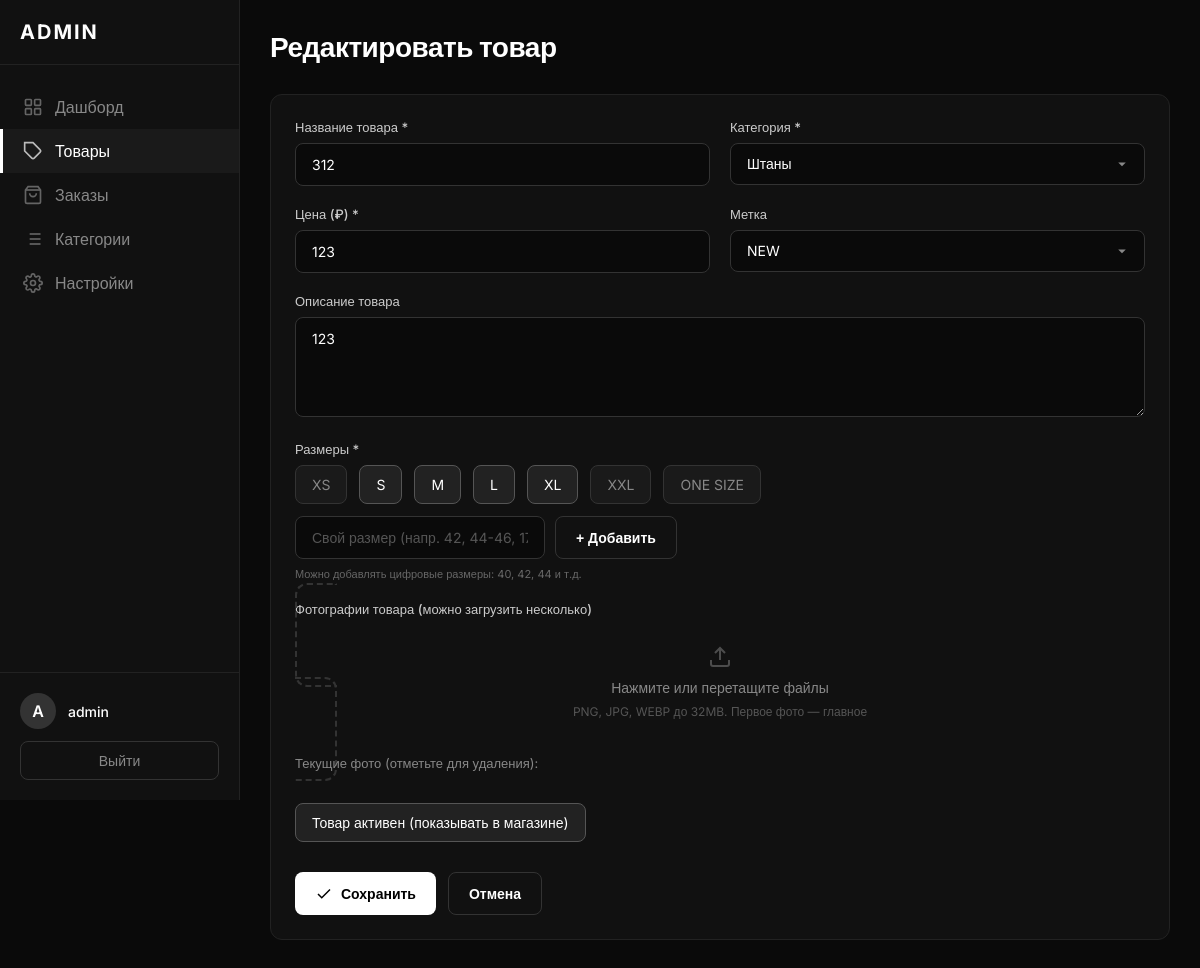
The page /admin/products/edit/1 (signed in) on the database its author committed.
### tables this page shows
CREATE TABLE products (
            id INTEGER PRIMARY KEY AUTOINCREMENT,
            name TEXT NOT NULL,
            category_id INTEGER,
            price INTEGER NOT NULL,
            description TEXT,
            images TEXT DEFAULT '[]',
            sizes TEXT DEFAULT '["S","M","L","XL"]',
            tag TEXT,
            active INTEGER DEFAULT 1,
            created_at TIMESTAMP DEFAULT CURRENT_TIMESTAMP,
            FOREIGN KEY (category_id) REFERENCES categories (id)
        );

CREATE TABLE categories (
            id INTEGER PRIMARY KEY AUTOINCREMENT,
            name TEXT NOT NULL,
            slug TEXT UNIQUE NOT NULL
        );

### app.py (the view, shortened to what this page needs)
@app.route('/admin/products/edit/<int:product_id>', methods=['GET', 'POST'])
@login_required
def admin_edit_product(product_id):
    conn = get_db()
    cursor = conn.cursor()
    cursor.execute('SELECT * FROM products WHERE id = ?', (product_id,))
    product = cursor.fetchone()
    if not product:
        conn.close()
        return redirect(url_for('admin_products'))
    cursor.execute('SELECT * FROM categories ORDER BY id')
    categories = cursor.fetchall()
    conn.close()
    return render_template('admin_product_form.html', categories=categories, product=product)

### app.py (called while the page is built)
def get_db():
    conn = sqlite3.connect('shop.db')
    conn.row_factory = sqlite3.Row
    return conn

def login_required(f):
    @wraps(f)
    def decorated_function(*args, **kwargs):
        if 'admin_id' not in session:
            return redirect(url_for('admin_login'))
        return f(*args, **kwargs)
    return decorated_function

### templates/admin_product_form.html (shortened to what this page needs)
{% extends "admin_base.html" %}
{% block content %}
<div class="page-header">
    <h1 class="page-title">{{ 'Редактировать товар' if product else 'Новый товар' }}</h1>
</div>
<div class="card">
    <form method="POST" enctype="multipart/form-data" id="productForm">
        <div class="form-row">
            <div class="form-group">
                <label class="form-label">Название товара *</label>
                <input type="text" name="name" class="form-input"
                       value="{{ product.name if product else '' }}"
                       placeholder="Например: Худи Oversize Black" required>
            </div>
            <div class="form-group">
                <label class="form-label">Категория *</label>
                <select name="category_id" class="form-input" required>
                    {% for cat in categories %}
                    <option value="{{ cat.id }}"
                            {% if product and product.category_id == cat.id %}selected{% endif %}>
                        {{ cat.name }}
                    </option>
                    {% endfor %}
                </select>
            </div>
        </div>
        <div class="form-row">
            <div class="form-group">
                <label class="form-label">Цена (₽) *</label>
                <input type="number" name="price" class="form-input"
                       value="{{ product.price if product else '' }}"
                       placeholder="4990" min="0" required>
            </div>
            <div class="form-group">
                <label class="form-label">Метка</label>
                <select name="tag" class="form-input">
                    <option value="NEW" {% if product and product.tag == 'NEW' %}selected{% endif %}>NEW</option>
                </select>
            </div>
        </div>
        <div class="form-group">
            <label class="form-label">Описание товара</label>
            <textarea name="description" class="form-input" rows="4"
                      placeholder="Описание материала, особенностей, ухода за изделием...">{{ product.description if product else '' }}</textarea>
        </div>
        <div class="form-group">
            <label class="form-label">Размеры *</label>
            <div class="checkbox-group" id="sizesGroup">
                {% set current_sizes = product.sizes|default('[]') if product else '["S","M","L","XL"]' %}
                {% for size in ['XS', 'S', 'M', 'L', 'XL', 'XXL', 'ONE SIZE'] %}
                <label class="checkbox-item">
                    <span class="checkbox-label">{{ size }}</span>
                </label>
                {% endfor %}
            </div>
            <div style="display: flex; gap: 10px; margin-top: 12px;">
                <input type="text" id="customSizeInput" class="form-input"
                       placeholder="Свой размер (напр. 42, 44-46, 170/92)"
                       style="width: 250px;">
                <button type="button" class="btn btn-outline" onclick="addCustomSize()">
                    + Добавить
                </button>
            </div>
            <p style="font-size: 11px; color: #666; margin-top: 8px;">
                Можно добавлять цифровые размеры: 40, 42, 44 и т.д.
            </p>
        </div>
        <div class="form-group">
            <label class="form-label">Фотографии товара (можно загрузить несколько)</label>
            <label class="file-upload" id="fileUpload">
                <div class="file-upload-text">
                    <svg width="24" height="24" viewBox="0 0 24 24" fill="none" stroke="currentColor" stroke-width="2" style="margin: 0 auto 10px; display: block; opacity: 0.5;">
                        <path d="M21 15v4a2 2 0 01-2 2H5a2 2 0 01-2-2v-4"/>
                        <polyline points="17 8 12 3 7 8"/>
                        <line x1="12" y1="3" x2="12" y2="15"/>
                    </svg>
                    Нажмите или перетащите файлы
                </div>
                <div class="file-upload-hint">PNG, JPG, WEBP до 32MB. Первое фото — главное</div>
            </label>
            {% if product and product.images %}
            <div class="current-images" style="margin-top: 16px;">
                <p style="font-size: 13px; color: #888; margin-bottom: 12px;">Текущие фото (отметьте для удаления):</p>
                    {% set images = product.images | default('[]') %}
            </div>
            {% endif %}
        </div>
        {% if product %}
        <div class="form-group">
            <label class="checkbox-item" style="display: inline-flex;">
                <span class="checkbox-label">Товар активен (показывать в магазине)</span>
            </label>
        </div>
        {% endif %}
        <div style="display: flex; gap: 12px; margin-top: 30px;">
            <button type="submit" class="btn">
                <svg width="18" height="18" viewBox="0 0 24 24" fill="none" stroke="currentColor" stroke-width="2">
                    <polyline points="20 6 9 17 4 12"/>
                </svg>
                {{ 'Сохранить' if product else 'Добавить товар' }}
            </button>
            <a href="{{ url_for('admin_products') }}" class="btn btn-outline">Отмена</a>
        </div>
    </form>
</div>
{% endblock %}

### templates/admin_base.html (style rules this page uses)
* { margin: 0; padding: 0; box-sizing: border-box; }
body { font-family: 'Inter', sans-serif; background: #0a0a0a; color: #fff; min-height: 100vh; }
.page-header { display: flex; justify-content: space-between; align-items: center; margin-bottom: 30px; }
.page-title { font-size: 28px; font-weight: 700; letter-spacing: -0.5px; }
.btn { display: inline-flex; align-items: center; gap: 8px; padding: 12px 20px; background: #fff; color: #000; border: none; border-radius: 8px; font-size: 14px; font-weight: 600; cursor: pointer; text-decoration: none; transition: all 0.2s; }
.btn-outline { background: transparent; border: 1px solid #333; color: #fff; }
.card { background: #111; border: 1px solid #222; border-radius: 12px; padding: 24px; margin-bottom: 20px; }
.form-group { margin-bottom: 20px; }
.form-label { display: block; font-size: 13px; font-weight: 500; margin-bottom: 8px; color: #ccc; }
.form-input { width: 100%; padding: 12px 16px; background: #0a0a0a; border: 1px solid #333; border-radius: 8px; color: #fff; font-size: 14px; font-family: inherit; transition: border-color 0.2s; }
.form-input::placeholder { color: #555; }
.form-row { display: grid; grid-template-columns: repeat(2, 1fr); gap: 20px; }
.checkbox-group { display: flex; flex-wrap: wrap; gap: 12px; }
.checkbox-item { display: flex; align-items: center; gap: 8px; padding: 10px 16px; background: #1a1a1a; border: 1px solid #333; border-radius: 8px; cursor: pointer; transition: all 0.2s; }
.checkbox-item input:checked + .checkbox-label { color: #fff; }
.checkbox-item:has(input:checked) { background: #222; border-color: #555; }
.checkbox-label { font-size: 14px; color: #888; }
.file-upload { border: 2px dashed #333; border-radius: 12px; padding: 40px; text-align: center; cursor: pointer; transition: all 0.2s; }
.file-upload-text { color: #888; font-size: 14px; }
.file-upload-hint { color: #555; font-size: 12px; margin-top: 8px; }
select.form-input { appearance: none; background-repeat: no-repeat; background-position: right 16px center; padding-right: 40px; }

### templates/admin_product_form.html (style rules this page uses)
textarea.form-input { resize: vertical; min-height: 100px; }

### rows shown on the page
products: name "312", category_id "Штаны", price "123", tag "NEW", description "123"

### other values the page prints
{{ session.get('admin_username', 'A')[0].upper() }} "A"
{{ session.get('admin_username', 'Admin') }} "admin"
{{ 'Редактировать товар' if product else 'Новый товар' }} "Редактировать товар"
{{ size }} "XS" "S" "M" "L" "XL" "XXL" "ONE SIZE"
{{ 'Сохранить' if product else 'Добавить товар' }} "Сохранить"
